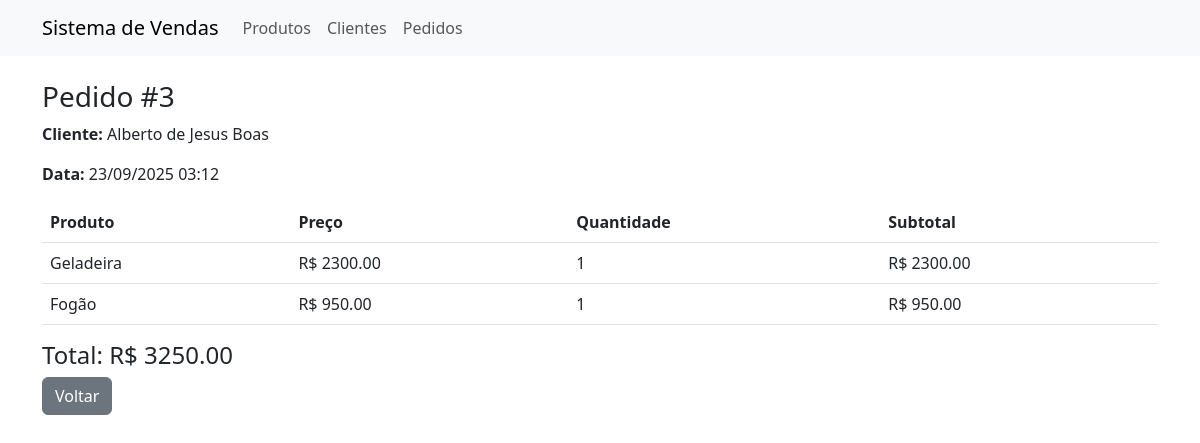
Screenshot of /orders/3 with the database file from the repository.
### app.py (models this page shows)
class Order(db.Model):
    id = db.Column(db.Integer, primary_key=True)
    client_id = db.Column(db.Integer, db.ForeignKey('client.id'), nullable=False)
    created_at = db.Column(db.DateTime, default=datetime.utcnow)
    client = db.relationship('Client')
    items = db.relationship('OrderItem', back_populates='order', cascade='all, delete-orphan')
    def total(self):
        return sum(item.subtotal() for item in self.items)

class Client(db.Model):
    id = db.Column(db.Integer, primary_key=True)
    name = db.Column(db.String(120), nullable=False)
    email = db.Column(db.String(120), nullable=True)

class OrderItem(db.Model):
    id = db.Column(db.Integer, primary_key=True)
    order_id = db.Column(db.Integer, db.ForeignKey('order.id'), nullable=False)
    product_id = db.Column(db.Integer, db.ForeignKey('product.id'), nullable=False)
    quantity = db.Column(db.Integer, nullable=False)
    price_at_sale = db.Column(db.Float, nullable=False)
    product = db.relationship('Product')
    order = db.relationship('Order', back_populates='items')
    def subtotal(self):
        return self.quantity * self.price_at_sale

class Product(db.Model):
    id = db.Column(db.Integer, primary_key=True)
    name = db.Column(db.String(120), nullable=False)
    price = db.Column(db.Float, nullable=False)
    stock = db.Column(db.Integer, nullable=False, default=0)

### app.py (the view)
@app.route('/orders/<int:order_id>')
def order_detail(order_id):
    order = Order.query.get_or_404(order_id)
    return render_template('order_detail.html', order=order)

### templates/order_detail.html
{% extends 'base.html' %}
{% block content %}
<h3>Pedido #{{ order.id }}</h3>
<p><strong>Cliente:</strong> {{ order.client.name }}</p>
<p><strong>Data:</strong> {{ order.created_at.strftime('%d/%m/%Y %H:%M') }}</p>
<table class="table">
  <thead><tr><th>Produto</th><th>Preço</th><th>Quantidade</th><th>Subtotal</th></tr></thead>
  <tbody>
    {% for item in order.items %}
    <tr>
      <td>{{ item.product.name }}</td>
      <td>R$ {{ '%.2f'|format(item.price_at_sale) }}</td>
      <td>{{ item.quantity }}</td>
      <td>R$ {{ '%.2f'|format(item.subtotal()) }}</td>
    </tr>
    {% endfor %}
  </tbody>
</table>
<h4>Total: R$ {{ '%.2f'|format(order.total()) }}</h4>
<a class="btn btn-secondary" href="{{ url_for('orders') }}">Voltar</a>
{% endblock %}

### rows the page displays
Order: id "3", created_at "23/09/2025 03:12"
Client: client.name "Alberto de Jesus Boas"
OrderItem: product.name "Geladeira", price_at_sale "2300.00", quantity "1", subtotal "2300.00", total "3250.00"
OrderItem: product.name "Fogão", price_at_sale "950.00", quantity "1", subtotal "950.00"
